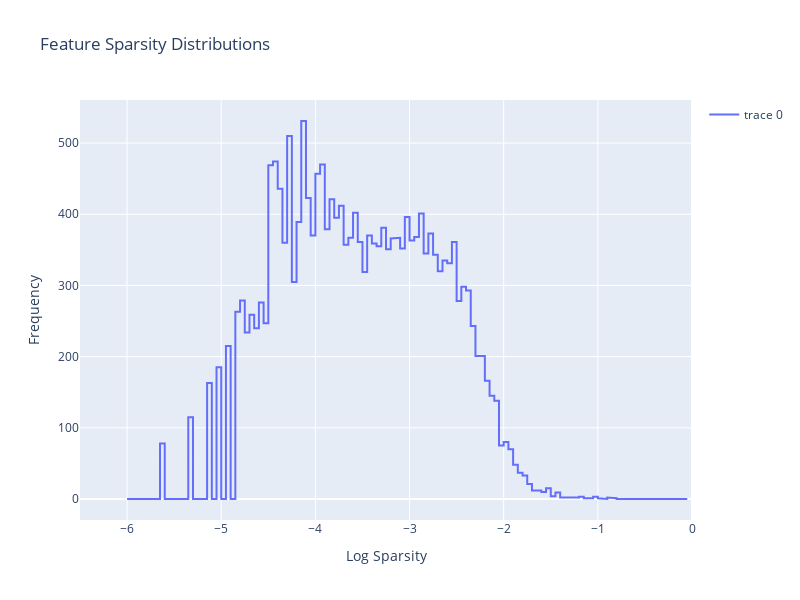

The code cell stored with this chart in its notebook:
### Code cell
bins = np.arange(-6, 0, 0.05)
xvals, yvals = create_lineplot_histogram(metrics['sparsity'].log10().cpu().numpy(), bins=bins)

fig = go.Figure()
trace = go.Scatter(x=xvals, y=yvals, mode='lines')
fig.add_trace(trace)

# Add layout settings
fig.update_layout(
    title="Feature Sparsity Distributions",
    xaxis_title="Log Sparsity",
    yaxis_title="Frequency",
    # xaxis_type="log",
    # yaxis_type="log",
    xaxis_range=[-6.5, 0],
    showlegend=True,
    height=600,  # Specify the height of the figure
    width=800,  # Specify the width of the figure
)

fig.show()

### Figure 1 — Plotly figure (JSON) as saved in the notebook; plotly's stock layout.template omitted (floating-point values rounded to 4 significant figures; data arrays with more than 128 entries replaced by an {"elided": "..."} marker saying what was removed)
{"data": [{"mode": "lines", "type": "scatter", "x": {"elided": "240 float values"}, "y": {"elided": "240 int values"}}], "layout": {"height": 600, "showlegend": true, "title": {"text": "Feature Sparsity Distributions"}, "width": 800, "xaxis": {"range": [-6.5, 0], "title": {"text": "Log Sparsity"}, "type": "linear"}, "yaxis": {"autorange": true, "range": [-29.5, 560.5], "title": {"text": "Frequency"}, "type": "linear"}}}
